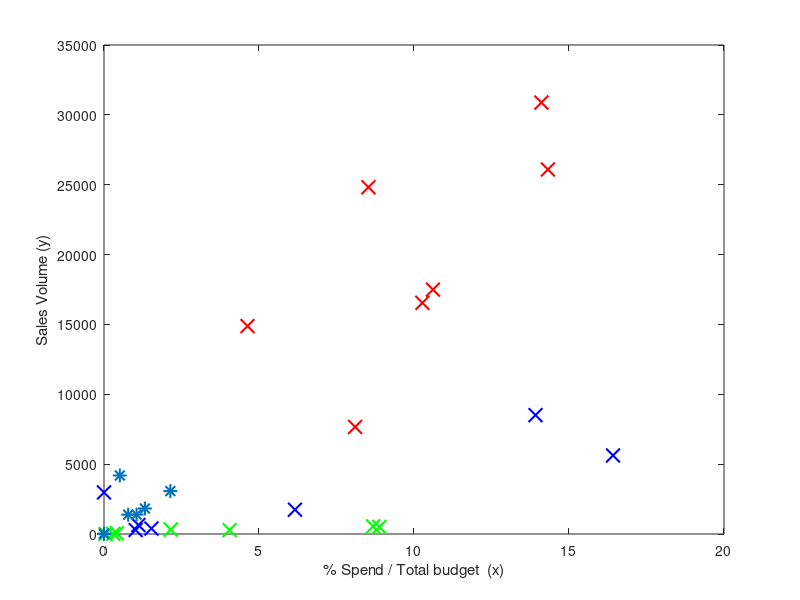

Reproduce this figure in MATLAB. (Note: this script raises an error after producing the figure.)
%% Machine Learning Online Class
%  Exercise 5 | Regularized Linear Regression and Bias-Variance
%
%  Instructions
%  ------------
% 
%  This file contains code that helps you get started on the
%  exercise. You will need to complete the following functions:
%
%     linearRegCostFunction.m
%     learningCurve.m
%     validationCurve.m
%
%  For this exercise, you will not need to change any code in this file,
%  or any other files other than those mentioned above.
%

%% Initialization
clear ; close all; clc

%% =========== Part 1: Loading and Visualizing Data =============
%  We start the exercise by first loading and visualizing the dataset. 
%  The following code will load the dataset into your environment and plot
%  the data.
%

% Load Training Data
fprintf('Loading and Visualizing Data ...\n')

fprintf('Plotting Data ...\n')
%data = load('ext2data1-Copy1.txt');
%X = data(:, 4); y = data(:, 2);
y=[
14882.00;
26091.00;
30882.30;
24818.00;
7663.00;
17491.00;
16546.15
]

X=[
4.63;
14.32;
14.11;
8.53;
8.10;
10.61;
10.27
]

pcy=[
287.05;
641.31;
8507.80;
1738.36;
392.27;
2975.47;
5622.31

]

PC=[
1.02;
1.11;
13.92;
6.16;
1.53;
0.00;
16.42
]

ccy=[
48.97;
174.99;
436.83;
62.00;
30.42;
77.99;
87.06

]
CC=[
0.17;
0.79;
3.52;
0.62;
0.21;
0.00;
0.67
]


pny=[
321.04;
550.41;
505.45;
282.72;
12.35;
56.61;
3.95
]

PN=[
2.15;
8.68;
8.88;
4.05;
0.30;
0.41;
0.05
]

dwy=[
1824.00;
1383.00;
4186.20;
3072.00;
1392.00;
0;
24.00
]

DW=[
1.32;
0.78;
0.51;
2.14;
1.05;
0.00;
0.00

]



m = length(y); % number of training examples

fprintf('value of m =\n');
fprintf('%f\n', m);


% Plot training data
figure(1);
plot(X, y, 'rx','MarkerSize', 10, 'LineWidth', 1.5);
hold on;
plot(PC, pcy, 'bx','MarkerSize', 10, 'LineWidth', 1.5);
hold on;
%plot(CC,ccy, 'yx','MarkerSize', 10, 'LineWidth', 1.5);
%hold on;
plot(PN, pny, 'gx','MarkerSize', 10, 'LineWidth', 1.5);
hold on;
plot(DW, dwy, '*','MarkerSize', 10, 'LineWidth', 1.5);

xlabel('% Spend / Total budget  (x)');
ylabel('Sales Volume (y)');

fprintf('Program paused. Press enter to continue.\n');
pause;

%% =========== Part 2: Regularized Linear Regression Cost =============
%  You should now implement the cost function for regularized linear 
%  regression. 
%

theta = [1 ; 1];
J = linearRegCostFunction([ones(m, 1) X], y, theta, 1);

fprintf(['Cost at theta = [1 ; 1]: %f '], J);
         

fprintf('Program paused. Press enter to continue.\n');
pause;

%% =========== Part 3: Regularized Linear Regression Gradient =============
%  You should now implement the gradient for regularized linear 
%  regression.
%

theta = [1 ; 1];
[J, grad] = linearRegCostFunction([ones(m, 1) X], y, theta, 1);

fprintf(['Gradient at theta = [1 ; 1]:  [%f; %f] '...
         '\n(this value should be about [-15.303016; 598.250744])\n'], ...
         grad(1), grad(2));

fprintf('Program paused. Press enter to continue.\n');
pause;


%% =========== Part 4: Train Linear Regression =============
%  Once you have implemented the cost and gradient correctly, the
%  trainLinearReg function will use your cost function to train 
%  regularized linear regression.
% 
%  Write Up Note: The data is non-linear, so this will not give a great 
%                 fit.
%

%  Train linear regression with lambda = 0
lambda = 0;
[theta] = trainLinearReg([ones(m, 1) X], y, lambda);

%  Plot fit over the data
figure(2);
plot(X, y, 'rx', 'MarkerSize', 10, 'LineWidth', 1.5);
xlabel('% of spend / total budget for ghee (x)');
ylabel('Sales Volume of Ghee (y)');
hold on;
plot(X, [ones(m, 1) X]*theta, '--', 'LineWidth', 2)
hold off;

fprintf('Program paused. Press enter to continue.\n');
pause;


%% =========== Part 5: Learning Curve for Linear Regression =============
%  Next, you should implement the learningCurve function. 
%
%  Write Up Note: Since the model is underfitting the data, we expect to
%                 see a graph with "high bias" -- Figure 3 in ex5.pdf 
%

lambda = 0;
[error_train, error_val] = ...
    learningCurve([ones(m, 1) X], y, ...
                  [ones(size(Xval, 1), 1) Xval], yval, ...
                  lambda);
figure(3);
plot(1:m, error_train, 1:m, error_val);
title('Learning curve for linear regression')
legend('Train', 'Cross Validation')
xlabel('Number of training examples')
ylabel('Error')
axis([0 13 0 150])

fprintf('# Training Examples\tTrain Error\tCross Validation Error\n');
for i = 1:m
    fprintf('  \t%d\t\t%f\t%f\n', i, error_train(i), error_val(i));
end

fprintf('Program paused. Press enter to continue.\n');
pause;

%% =========== Part 6: Feature Mapping for Polynomial Regression =============
%  One solution to this is to use polynomial regression. You should now
%  complete polyFeatures to map each example into its powers
%

p = 8;

% Map X onto Polynomial Features and Normalize
X_poly = polyFeatures(X, p);
[X_poly, mu, sigma] = featureNormalize(X_poly);  % Normalize
X_poly = [ones(m, 1), X_poly];                   % Add Ones

% Map X_poly_test and normalize (using mu and sigma)
X_poly_test = polyFeatures(Xtest, p);
X_poly_test = bsxfun(@minus, X_poly_test, mu);
X_poly_test = bsxfun(@rdivide, X_poly_test, sigma);
X_poly_test = [ones(size(X_poly_test, 1), 1), X_poly_test];         % Add Ones

% Map X_poly_val and normalize (using mu and sigma)
X_poly_val = polyFeatures(Xval, p);
X_poly_val = bsxfun(@minus, X_poly_val, mu);
X_poly_val = bsxfun(@rdivide, X_poly_val, sigma);
X_poly_val = [ones(size(X_poly_val, 1), 1), X_poly_val];           % Add Ones

fprintf('Normalized Training Example 1:\n');
fprintf('  %f  \n', X_poly(1, :));

fprintf('\nProgram paused. Press enter to continue.\n');
pause;



%% =========== Part 7: Learning Curve for Polynomial Regression =============
%  Now, you will get to experiment with polynomial regression with multiple
%  values of lambda. The code below runs polynomial regression with 
%  lambda = 0. You should try running the code with different values of
%  lambda to see how the fit and learning curve change.
%

lambda = 0;
[theta] = trainLinearReg(X_poly, y, lambda);

% Plot training data and fit
figure(4);
plot(X, y, 'rx', 'MarkerSize', 10, 'LineWidth', 1.5);
plotFit(min(X), max(X), mu, sigma, theta, p);
xlabel('Change in water level (x)');
ylabel('Water flowing out of the dam (y)');
title (sprintf('Polynomial Regression Fit (lambda = %f)', lambda));

figure(5);
[error_train, error_val] = ...
    learningCurve(X_poly, y, X_poly_val, yval, lambda);
plot(1:m, error_train, 1:m, error_val);
title(sprintf('Polynomial Regression Learning Curve (lambda = %f)', lambda));
xlabel('Number of training examples')
ylabel('Error')
axis([0 13 0 100])
legend('Train', 'Cross Validation')

fprintf('Polynomial Regression (lambda = %f)\n\n', lambda);
fprintf('# Training Examples\tTrain Error\tCross Validation Error\n');
for i = 1:m
    fprintf('  \t%d\t\t%f\t%f\n', i, error_train(i), error_val(i));
end

% Plot training data for lambda = 1 and fit
lambda = 100;
[theta] = trainLinearReg(X_poly, y, lambda);

figure(6);
plot(X, y, 'rx', 'MarkerSize', 10, 'LineWidth', 1.5);
plotFit(min(X), max(X), mu, sigma, theta, p);
xlabel('Change in water level (x)');
ylabel('Water flowing out of the dam (y)');
title (sprintf('Polynomial Regression Fit (lambda = %f)', lambda));

% Plot learning curve lambda = 1 and fit
figure(7);
lambda = 100;
[error_train, error_val] = ...
    learningCurve(X_poly, y, X_poly_val, yval, lambda);
plot(1:m, error_train, 1:m, error_val);
title(sprintf('Polynomial Regression Learning Curve (lambda = %f)', lambda));
xlabel('Number of training examples')
ylabel('Error')
axis([0 13 0 100])
legend('Train', 'Cross Validation')


fprintf('Program paused. Press enter to continue.\n');
pause;

%% =========== Part 8: Validation for Selecting Lambda =============
%  You will now implement validationCurve to test various values of 
%  lambda on a validation set. You will then use this to select the
%  "best" lambda value.
%

[lambda_vec, error_train, error_val] = ...
    validationCurve(X_poly, y, X_poly_val, yval);

%close all;
figure(8);
plot(lambda_vec, error_train, lambda_vec, error_val);
legend('Train', 'Cross Validation');
xlabel('lambda');
ylabel('Error');

fprintf('lambda\t\tTrain Error\tValidation Error\n');
for i = 1:length(lambda_vec)
	fprintf(' %f\t%f\t%f\n', ...
            lambda_vec(i), error_train(i), error_val(i));
end

fprintf('Program paused. Press enter to continue.\n');
pause;

% calculate the error for test dataset
theta
J = linearRegCostFunction(X_poly_test, ytest, theta, 3);
J